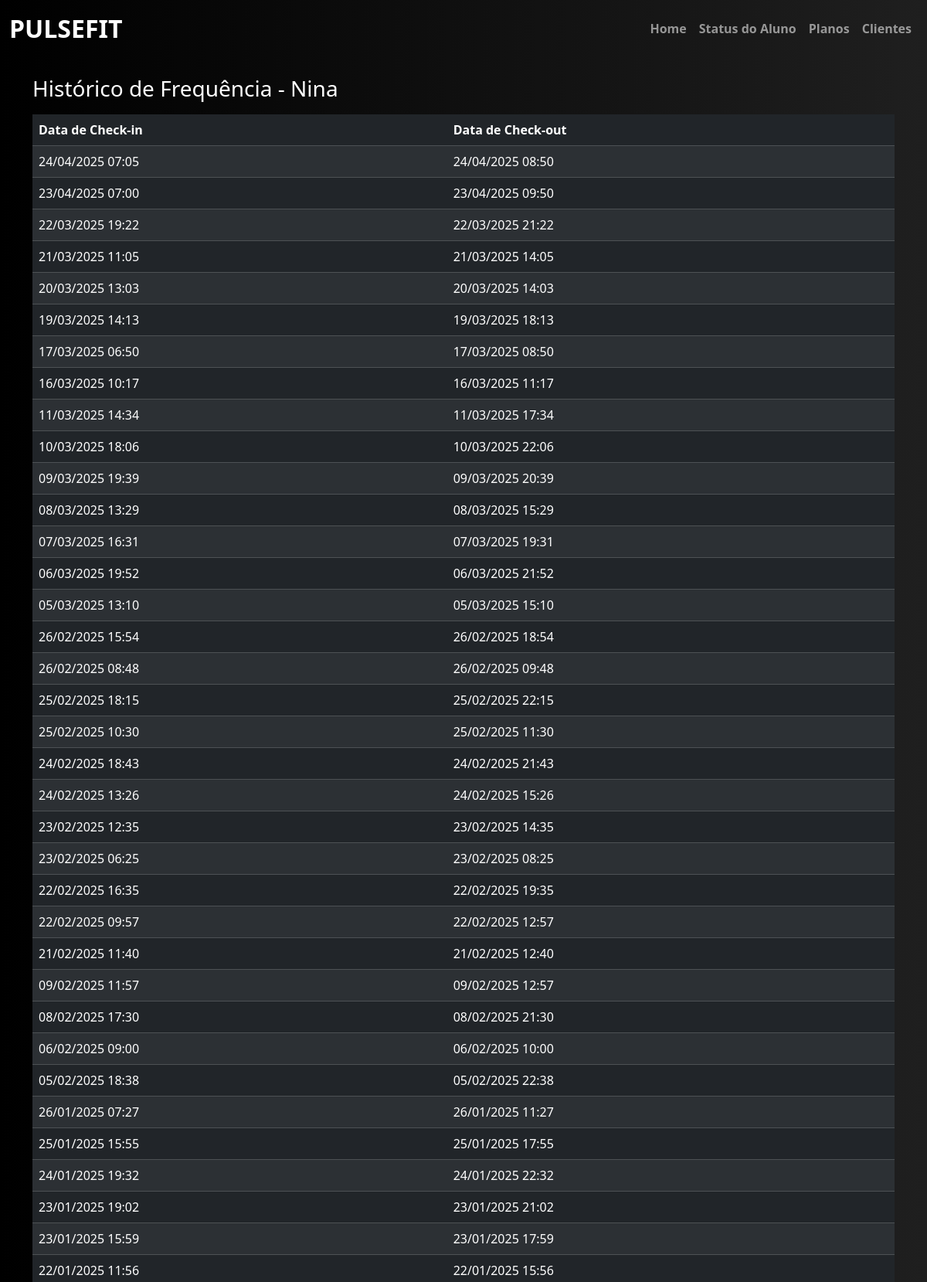
The page /status_aluno/1/frequencia (upper part) on the database its author committed.
### academia/models.py (models this page shows, shortened)
class Cliente(db.Model):
    __tablename__ = "cliente"
    id = db.Column(db.Integer, primary_key=True)
    ativo = db.Column(db.Boolean, default=True, nullable=False)
    dtcadastro = db.Column(db.DateTime, default=datetime.utcnow, nullable=False)
    nome = db.Column(db.String(20), nullable=False)
    sobrenome = db.Column(db.String(50), nullable=False)
    genero = db.Column(db.String(1), nullable=False)
    cpf = db.Column(db.BigInteger, nullable=False, unique=True)
    rg = db.Column(db.BigInteger, nullable=False, unique=True)
    dt_nascimento = db.Column(db.DateTime, nullable=False)
    estado_civil = db.Column(db.String(20), nullable=False)
    email = db.Column(db.String(100), nullable=False, unique=True)
    telefone = db.Column(db.BigInteger, nullable=False)
    rua = db.Column(db.String(100), nullable=False)
    numero = db.Column(db.Integer)
    complemento = db.Column(db.String(100))
    bairro = db.Column(db.String(50), nullable=False)
    cidade = db.Column(db.String(50), nullable=False)
    estado = db.Column(db.String(50), nullable=False)
    plano = db.Column(db.Integer, db.ForeignKey("plano.id",   name="fk_cliente_plano"))

class Checkin(db.Model):
    __tablename__ = "checkin"
    id = db.Column(db.Integer, primary_key=True)
    dt_checkin = db.Column(db.DateTime, default=datetime.utcnow, nullable=False)
    dt_checkout = db.Column(db.DateTime, nullable=True)
    cliente_id = db.Column(db.Integer, db.ForeignKey("cliente.id",  name="fk_checkin_cliente"))

### academia/routes.py (the view)
@app.route('/status_aluno/<int:cliente_id>/frequencia')
def page_aluno_frequencia(cliente_id):
    cliente = Cliente.query.get_or_404(cliente_id)
    checkins = Checkin.query.filter_by(cliente_id=cliente.id).order_by(Checkin.dt_checkin.desc()).all()
    return render_template("aluno_frequencia.html", aluno=cliente, checkins=checkins)

### academia/templates/aluno_frequencia.html (shortened to what this page needs)
{% extends 'base.html' %}
{% block conteudo %}
<body style="background: linear-gradient(to right, #000000, #1f1f1f); font-family: 'Segoe UI', sans-serif; color: white;">
    <div class="container mt-4">
        <h3>Histórico de Frequência - {{ aluno.nome }}</h3>
        <table class="table table-dark table-striped mt-3">
            <thead>
                <tr>
                    <th>Data de Check-in</th>
                    <th>Data de Check-out</th>
                </tr>
            </thead>
            <tbody>
                {% for freq in checkins %}
                <tr>
                    <td>{{ freq.dt_checkin.strftime('%d/%m/%Y %H:%M') }}</td>
                    <td>{{ freq.dt_checkout.strftime('%d/%m/%Y %H:%M') if freq.dt_checkout else '---' }}</td>
                </tr>
                {% endfor %}
            </tbody>
        </table>
    </div>
</body>
{% endblock %}

### rows shown on the page
Cliente: nome "Nina"
Checkin: dt_checkin "23/04/2025 07:00", dt_checkout "23/04/2025 09:50"
Checkin: dt_checkin "22/03/2025 19:22", dt_checkout "22/03/2025 21:22"
Checkin: dt_checkin "21/03/2025 11:05", dt_checkout "21/03/2025 14:05"
Checkin: dt_checkin "20/03/2025 13:03", dt_checkout "20/03/2025 14:03"
Checkin: dt_checkin "19/03/2025 14:13", dt_checkout "19/03/2025 18:13"
Checkin: dt_checkin "17/03/2025 06:50", dt_checkout "17/03/2025 08:50"
Checkin: dt_checkin "16/03/2025 10:17", dt_checkout "16/03/2025 11:17"
Checkin: dt_checkin "11/03/2025 14:34", dt_checkout "11/03/2025 17:34"
Checkin: dt_checkin "10/03/2025 18:06", dt_checkout "10/03/2025 22:06"
Checkin: dt_checkin "09/03/2025 19:39", dt_checkout "09/03/2025 20:39"
Checkin: dt_checkin "08/03/2025 13:29", dt_checkout "08/03/2025 15:29"
Checkin: dt_checkin "07/03/2025 16:31", dt_checkout "07/03/2025 19:31"
Checkin: dt_checkin "06/03/2025 19:52", dt_checkout "06/03/2025 21:52"
Checkin: dt_checkin "05/03/2025 13:10", dt_checkout "05/03/2025 15:10"
Checkin: dt_checkin "26/02/2025 15:54", dt_checkout "26/02/2025 18:54"
Checkin: dt_checkin "26/02/2025 08:48", dt_checkout "26/02/2025 09:48"
Checkin: dt_checkin "25/02/2025 18:15", dt_checkout "25/02/2025 22:15"
Checkin: dt_checkin "25/02/2025 10:30", dt_checkout "25/02/2025 11:30"
Checkin: dt_checkin "24/02/2025 18:43", dt_checkout "24/02/2025 21:43"
Checkin: dt_checkin "24/02/2025 13:26", dt_checkout "24/02/2025 15:26"
Checkin: dt_checkin "23/02/2025 12:35", dt_checkout "23/02/2025 14:35"
Checkin: dt_checkin "23/02/2025 06:25", dt_checkout "23/02/2025 08:25"
Checkin: dt_checkin "22/02/2025 16:35", dt_checkout "22/02/2025 19:35"
Checkin: dt_checkin "22/02/2025 09:57", dt_checkout "22/02/2025 12:57"
Checkin: dt_checkin "21/02/2025 11:40", dt_checkout "21/02/2025 12:40"
Checkin: dt_checkin "09/02/2025 11:57", dt_checkout "09/02/2025 12:57"
Checkin: dt_checkin "08/02/2025 17:30", dt_checkout "08/02/2025 21:30"
Checkin: dt_checkin "06/02/2025 09:00", dt_checkout "06/02/2025 10:00"
Checkin: dt_checkin "05/02/2025 18:38", dt_checkout "05/02/2025 22:38"
Checkin: dt_checkin "26/01/2025 07:27", dt_checkout "26/01/2025 11:27"
Checkin: dt_checkin "25/01/2025 15:55", dt_checkout "25/01/2025 17:55"
Checkin: dt_checkin "24/01/2025 19:32", dt_checkout "24/01/2025 22:32"
Checkin: dt_checkin "23/01/2025 19:02", dt_checkout "23/01/2025 21:02"
Checkin: dt_checkin "23/01/2025 15:59", dt_checkout "23/01/2025 17:59"
Checkin: dt_checkin "22/01/2025 11:56", dt_checkout "22/01/2025 15:56"

### other values the page prints
{{ freq.dt_checkin.strftime('%d/%m/%Y %H:%M') }} "24/04/2025 07:05"
